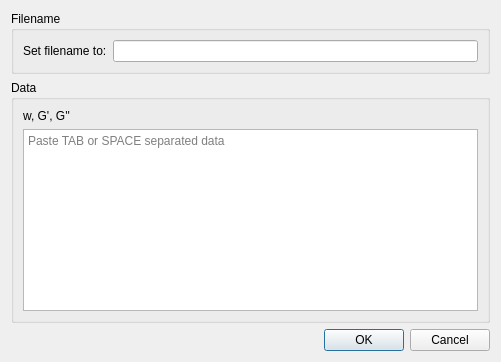
<?xml version="1.0" encoding="UTF-8"?>
<ui version="4.0">
 <class>Dialog</class>
 <widget class="QDialog" name="Dialog">
  <property name="geometry">
   <rect>
    <x>0</x>
    <y>0</y>
    <width>501</width>
    <height>362</height>
   </rect>
  </property>
  <property name="acceptDrops">
   <bool>true</bool>
  </property>
  <property name="windowTitle">
   <string>Import Pasted Data</string>
  </property>
  <layout class="QVBoxLayout" name="verticalLayout_5">
   <item>
    <widget class="QGroupBox" name="groupBox_2">
     <property name="title">
      <string>Filename</string>
     </property>
     <layout class="QVBoxLayout" name="verticalLayout_3">
      <item>
       <layout class="QFormLayout" name="formLayout">
        <item row="0" column="0">
         <widget class="QLabel" name="label_2">
          <property name="text">
           <string>Set filename to:</string>
          </property>
         </widget>
        </item>
        <item row="0" column="1">
         <widget class="QLineEdit" name="file_name_label"/>
        </item>
       </layout>
      </item>
     </layout>
    </widget>
   </item>
   <item>
    <widget class="QGroupBox" name="groupBox">
     <property name="title">
      <string>Data</string>
     </property>
     <layout class="QVBoxLayout" name="verticalLayout">
      <item>
       <layout class="QVBoxLayout" name="verticalLayout_2">
        <item>
         <widget class="QLabel" name="label_columns">
          <property name="font">
           <font>
            <weight>50</weight>
            <bold>false</bold>
           </font>
          </property>
          <property name="text">
           <string>w, G', G''</string>
          </property>
          <property name="textFormat">
           <enum>Qt::RichText</enum>
          </property>
          <property name="wordWrap">
           <bool>true</bool>
          </property>
         </widget>
        </item>
        <item>
         <widget class="QTextBrowser" name="paste_box">
          <property name="undoRedoEnabled">
           <bool>true</bool>
          </property>
          <property name="readOnly">
           <bool>false</bool>
          </property>
          <property name="acceptRichText">
           <bool>false</bool>
          </property>
          <property name="placeholderText">
           <string>Paste TAB or SPACE separated data</string>
          </property>
          <property name="openLinks">
           <bool>false</bool>
          </property>
         </widget>
        </item>
       </layout>
      </item>
     </layout>
    </widget>
   </item>
   <item>
    <widget class="QDialogButtonBox" name="buttonBox">
     <property name="orientation">
      <enum>Qt::Horizontal</enum>
     </property>
     <property name="standardButtons">
      <set>QDialogButtonBox::Cancel|QDialogButtonBox::Ok</set>
     </property>
    </widget>
   </item>
  </layout>
 </widget>
 <resources/>
 <connections>
  <connection>
   <sender>buttonBox</sender>
   <signal>accepted()</signal>
   <receiver>Dialog</receiver>
   <slot>accept()</slot>
   <hints>
    <hint type="sourcelabel">
     <x>248</x>
     <y>254</y>
    </hint>
    <hint type="destinationlabel">
     <x>157</x>
     <y>274</y>
    </hint>
   </hints>
  </connection>
  <connection>
   <sender>buttonBox</sender>
   <signal>rejected()</signal>
   <receiver>Dialog</receiver>
   <slot>reject()</slot>
   <hints>
    <hint type="sourcelabel">
     <x>316</x>
     <y>260</y>
    </hint>
    <hint type="destinationlabel">
     <x>286</x>
     <y>274</y>
    </hint>
   </hints>
  </connection>
 </connections>
</ui>
